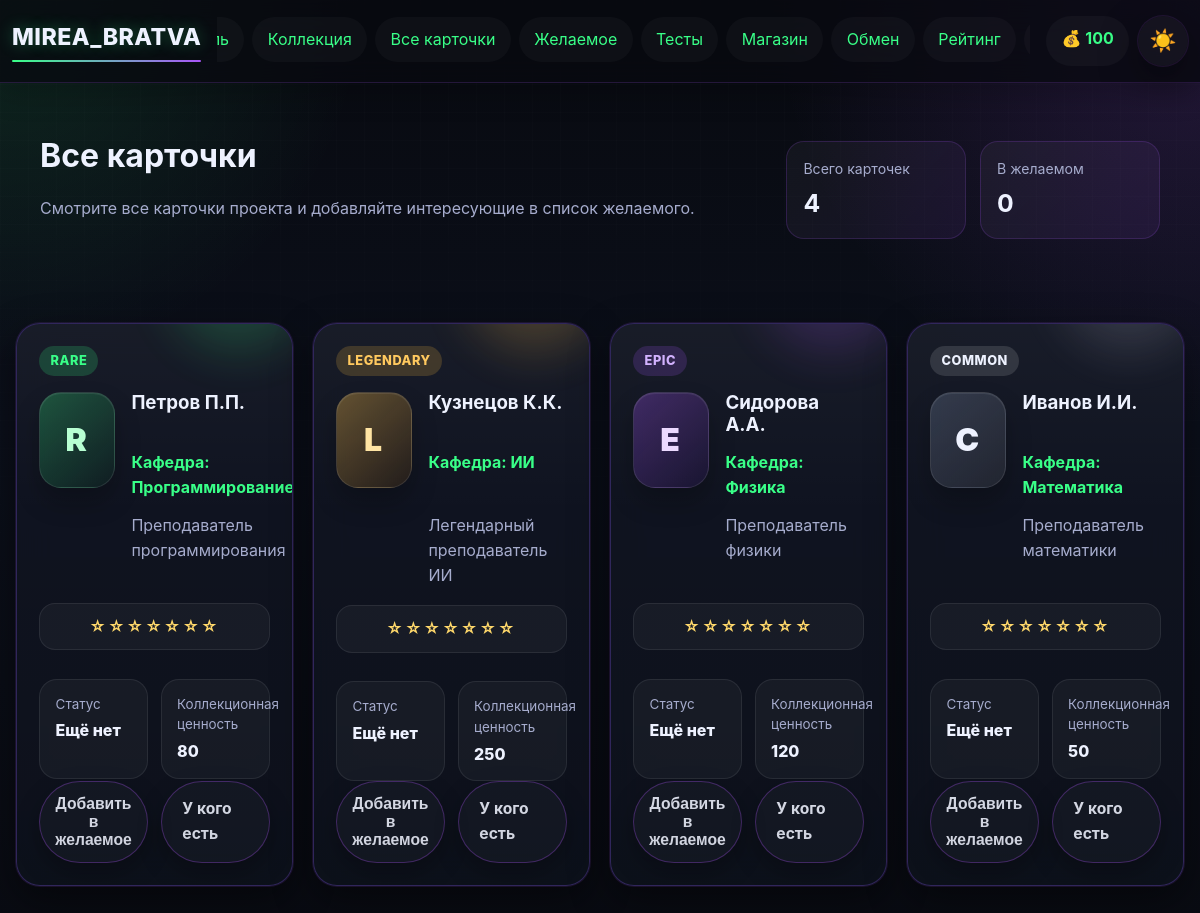
The page /cards (signed in) on the database its author committed.
### app.py (models this page shows)
class User(UserMixin, db.Model):
    __tablename__ = 'user'
    id = db.Column(db.Integer, primary_key=True)
    username = db.Column(db.String(80), unique=True, nullable=False)
    email = db.Column(db.String(120), unique=True, nullable=False)
    password_hash = db.Column(db.String(200), nullable=False)
    coins = db.Column(db.Integer, default=100)
    profile_theme = db.Column(db.String(50), default='dark')
    avatar_frame = db.Column(db.String(50), default='none')
    bio = db.Column(db.Text, default='')
    owned_frames = db.Column(db.Text, default='[]')
    avatar_icon = db.Column(db.String(50), default='letter')
    created_at = db.Column(db.DateTime, default=datetime.utcnow)
    last_daily_bonus = db.Column(db.DateTime, default=None)

class Card(db.Model):
    __tablename__ = 'card'
    id = db.Column(db.Integer, primary_key=True)
    name = db.Column(db.String(100), nullable=False)
    description = db.Column(db.Text)
    rarity = db.Column(db.String(20), nullable=False)
    subject = db.Column(db.String(50), nullable=False)
    image_url = db.Column(db.String(200))
    base_price = db.Column(db.Integer, default=50)

### app.py (the view)
@app.route('/cards')
@login_required
def cards_catalog():
    cards = Card.query.order_by(Card.rarity.desc(), Card.name.asc()).all()
    wishlist_ids = {item.card_id for item in WishlistItem.query.filter_by(user_id=current_user.id).all()}
    owned_ids = {item.card_id for item in UserCard.query.filter_by(user_id=current_user.id).all()}
    return render_template('cards.html', cards=cards, wishlist_ids=wishlist_ids, owned_ids=owned_ids, get_card_letter=get_card_letter, get_card_stars_display=get_card_stars_display)

### app.py (called while the page is built)
@login_manager.user_loader
def load_user(user_id):
    return db.session.get(User, int(user_id))

def get_card_letter(card):
    return {
        'common': 'C',
        'rare': 'R',
        'epic': 'E',
        'legendary': 'L',
    }.get(card.rarity, '?')

def get_card_stars_display(star_level):
    star_level = max(0, int(star_level or 0))
    return '★' * star_level + '☆' * (7 - star_level)

### templates/cards.html (shortened to what this page needs)
{% extends "base.html" %}
{% from "_card_macros.html" import showcase_card %}
{% block content %}
<div class="collection-page">
    <div class="collection-hero hero-slim">
        <div>
            <h1>Все карточки</h1>
            <p class="collection-hint">Смотрите все карточки проекта и добавляйте интересующие в список желаемого.</p>
        </div>
        <div class="collection-stats">
            <div class="collection-stat">
                <span class="collection-stat-label">Всего карточек</span>
                <strong>{{ cards|length }}</strong>
            </div>
            <div class="collection-stat">
                <span class="collection-stat-label">В желаемом</span>
                <strong>{{ wishlist_ids|length }}</strong>
            </div>
        </div>
    </div>
    <div class="items-grid collection-grid collection-grid-enhanced">
        {% for card in cards %}
        {{ showcase_card(
            card=card,
            rarity=card.rarity,
            letter=get_card_letter(card),
            subject=card.subject,
            description=card.description,
            stars=get_card_stars_display(0),
            meta_items=[
                {'label': 'Статус', 'value': 'Есть в коллекции' if card.id in owned_ids else 'Ещё нет'},
                {'label': 'Коллекционная ценность', 'value': card.base_price}
            ],
            action_html=action_html,
            owner_url=url_for('card_owners', card_id=card.id)
        ) }}
        {% endfor %}
    </div>
</div>
{% endblock %}

### templates/base.html (shortened to what this page needs)
<!DOCTYPE html>
<html lang="ru">
<head>
    <link rel="stylesheet" href="{{ url_for('static', filename='css/style.css') }}">
</head>
<body class="{% if current_user.is_authenticated and current_user.profile_theme == 'light' %}light-theme{% else %}dark-theme{% endif %}">
    <nav class="navbar">
        <div class="nav-container">
            <a class="nav-logo" href="{{ url_for('index') }}">MIREA_BRATVA</a>
            <div class="nav-main">
                <ul class="nav-menu">
                    {% if current_user.is_authenticated %}
                        <li><a href="{{ url_for('profile') }}">Профиль</a></li>
                        <li><a href="{{ url_for('collection') }}">Коллекция</a></li>
                        <li><a href="{{ url_for('cards_catalog') }}">Все карточки</a></li>
                        <li><a href="{{ url_for('wishlist') }}">Желаемое</a></li>
                        <li><a href="{{ url_for('quizzes') }}">Тесты</a></li>
                        <li><a href="{{ url_for('shop') }}">Магазин</a></li>
                        <li><a href="{{ url_for('exchange') }}">Обмен</a></li>
                        <li><a href="{{ url_for('rating') }}">Рейтинг</a></li>
                        <li><a href="{{ url_for('logout') }}">Выйти</a></li>
                    {% else %}
                        <li><a href="{{ url_for('login') }}">Вход</a></li>
                        <li><a href="{{ url_for('register') }}">Регистрация</a></li>
                    {% endif %}
                </ul>
            </div>
            {% if current_user.is_authenticated %}
            <div class="nav-actions">
                <div class="coins">💰 {{ current_user.coins }}</div>
                <a class="theme-toggle nav-pill" href="{{ url_for('toggle_theme') }}" title="Переключить тему">
                    {% if current_user.profile_theme == 'light' %}🌙{% else %}☀️{% endif %}
                </a>
            </div>
            {% endif %}
        </div>
    </nav>
    <main class="container">
        {% block content %}{% endblock %}
    </main>
</body>
</html>

### templates/_card_macros.html (shortened to what this page needs)
{% macro showcase_card(card, rarity, letter, subject, description, stars='', top_badge='', meta_items=[], action_html='', owner_url='', owner_label='У кого есть') -%}
<article class="shop-item card-tile card-showcase card-standard rarity-{{ rarity }}">
    <div class="card-showcase-glow"></div>
    <div class="card-showcase-top">
        <span class="rarity-badge rarity-badge-{{ rarity }}">{{ rarity }}</span>
    </div>
    <div class="card-showcase-body">
        <div class="card-emblem rarity-emblem-{{ rarity }}">{{ letter }}</div>
        <div class="card-copy">
            <h3>{{ card.name }}</h3>
            <p class="card-subject-line">Кафедра: {{ subject }}</p>
            <p class="card-description-preview">{{ description }}</p>
        </div>
    </div>
    {% if stars %}
    <div class="card-stars-row" aria-label="Звёздность">{{ stars }}</div>
    {% endif %}
    {% if meta_items %}
    <div class="card-meta-grid">
        {% for item in meta_items %}
        <div class="meta-chip {% if item.accent %}meta-chip-accent{% endif %}">
            <span>{{ item.label }}</span>
            <strong>{{ item.value }}</strong>
        </div>
        {% endfor %}
    </div>
    {% endif %}
    {% if action_html or owner_url %}
    <div class="card-action-slot {% if action_html and owner_url %}card-action-slot-dual{% endif %}">
        {% if action_html %}{{ action_html|safe }}{% endif %}
        {% if owner_url %}<a class="btn btn-secondary" href="{{ owner_url }}">{{ owner_label }}</a>{% endif %}
    </div>
    {% endif %}
</article>
{%- endmacro %}

### rows shown on the page
User: coins "100"
Card: rarity "RARE", letter "R", name "Петров П.П.", subject "Программирование", description "Преподаватель программирования", stars "☆☆☆☆☆☆☆", label "Статус" "Коллекционная ценность", value "Ещё нет" "80", action_html "Добавить в желаемое", owner_label "У кого есть"
Card: rarity "LEGENDARY", letter "L", name "Кузнецов К.К.", subject "ИИ", description "Легендарный преподаватель ИИ", stars "☆☆☆☆☆☆☆", label "Статус" "Коллекционная ценность", value "Ещё нет" "250", action_html "Добавить в желаемое", owner_label "У кого есть"
Card: rarity "EPIC", letter "E", name "Сидорова А.А.", subject "Физика", description "Преподаватель физики", stars "☆☆☆☆☆☆☆", label "Статус" "Коллекционная ценность", value "Ещё нет" "120", action_html "Добавить в желаемое", owner_label "У кого есть"
Card: rarity "COMMON", letter "C", name "Иванов И.И.", subject "Математика", description "Преподаватель математики", stars "☆☆☆☆☆☆☆", label "Статус" "Коллекционная ценность", value "Ещё нет" "50", action_html "Добавить в желаемое", owner_label "У кого есть"

### other values the page prints
{{ cards|length }} "4"
{{ wishlist_ids|length }} "0"
